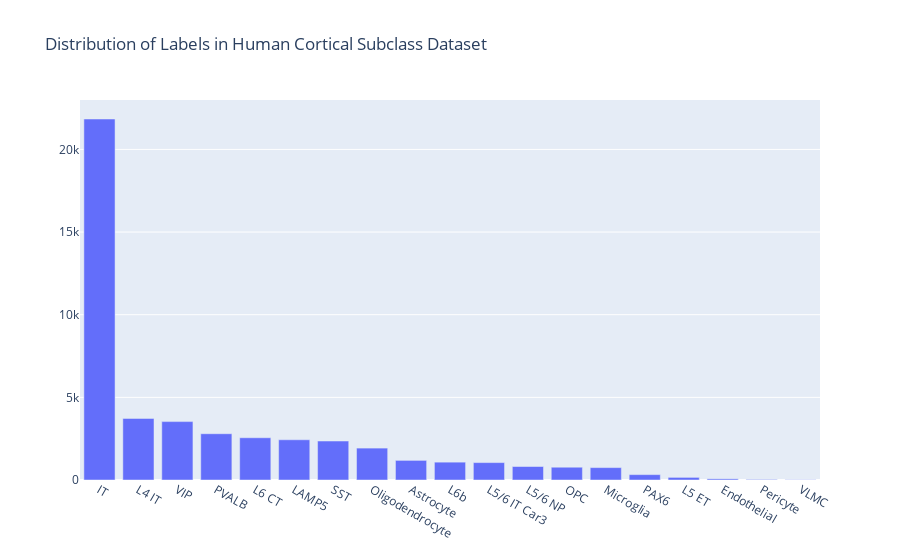
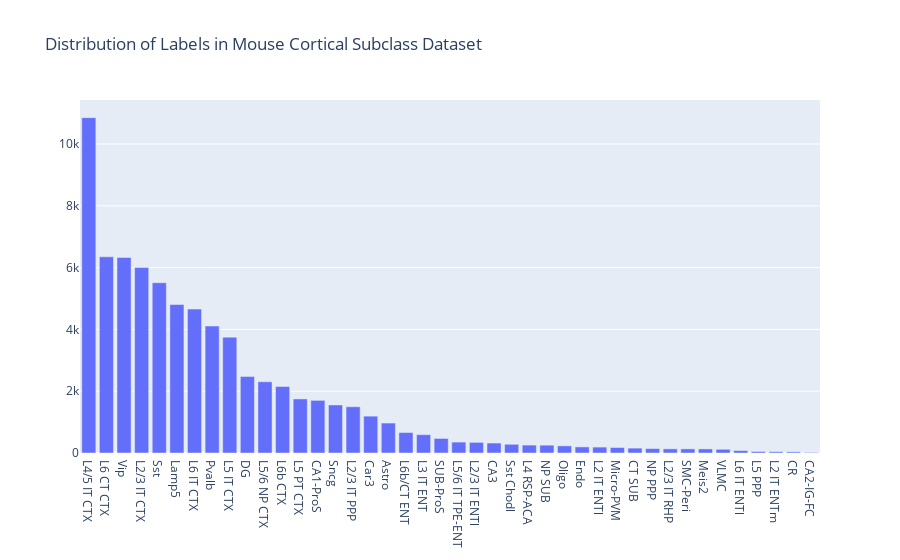
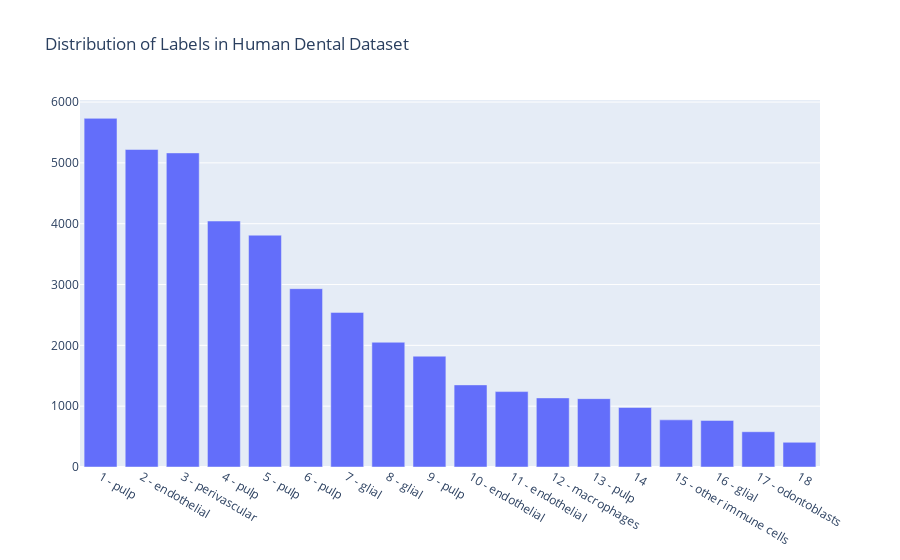
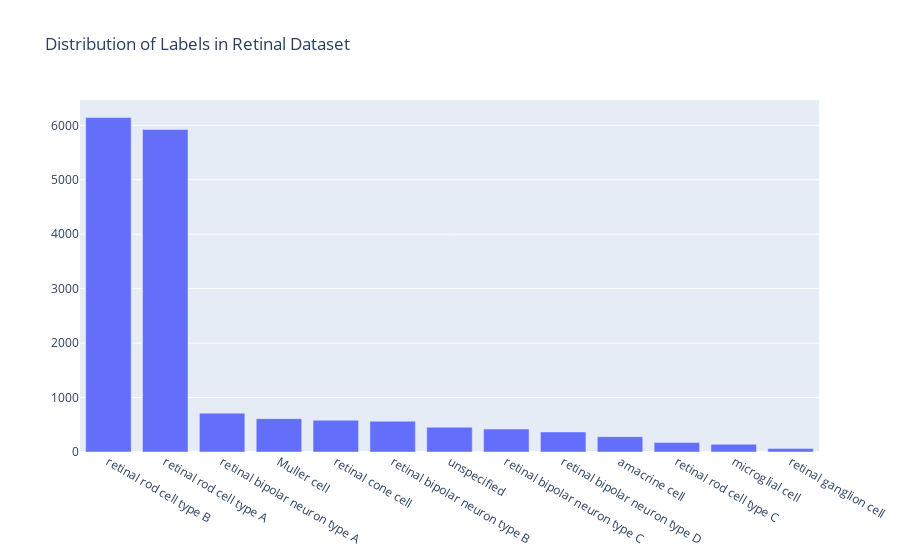

Notebook code for these charts, in order:
### Markdown cell above
# Label Distributions

Let's visualize the label distributions for all datasets we've been testing our model with.

### Code cell
labelfiles = {
    'Human Cortical Subclass': '../data/benchmark/human_labels_clean.csv',
    'Mouse Cortical Subclass': '../data/benchmark/mouse_labels_clean.csv',
    'Human Dental': '../data/dental/labels_human_dental.tsv',
    'Retinal': '../data/retina/retina_labels_numeric.csv'
}

label_cols = [
    'subclass_label',
    'categorical_subclass_label',
    'cluster_celltype',
    'CellType',
]

for (name, file), col in zip(labelfiles.items(), label_cols):
    labels = pd.read_csv(file, sep=None)
    
    vals = labels.loc[:, col].value_counts()
    fig = go.Figure(
        data=[go.Bar(x=vals.index, y=vals.values)],
        layout=go.Layout(
            title=f'Distribution of Labels in {name} Dataset',
        )
    )
    
    fig.write_image(f"../../ms-thesis/images/label_distributions/{name}_label_dist.pdf", scale=3)
    fig.show()
    
    fig = go.Figure(
        data=[go.Bar(x=vals.index, y=np.log(vals.values))],
        layout=go.Layout(
            title=f'Log-Distribution of Labels in {name} Dataset',
        )
    )

    fig.write_image(f"../../ms-thesis/images/label_distributions/{name}_log_label_dist.pdf", scale=3)

### Figure 1 — Plotly figure (JSON) as saved in the notebook; plotly's stock layout.template omitted (floating-point values rounded to 4 significant figures)
{"data": [{"type": "bar", "x": ["IT", "L4 IT", "VIP", "PVALB", "L6 CT", "LAMP5", "SST", "Oligodendrocyte", "Astrocyte", "L6b", "L5/6 IT Car3", "L5/6 NP", "OPC", "Microglia", "PAX6", "L5 ET", "Endothelial", "Pericyte", "VLMC"], "y": [21841, 3725, 3533, 2800, 2556, 2434, 2358, 1930, 1187, 1080, 1053, 816, 773, 750, 325, 158, 70, 32, 11]}], "layout": {"title": {"text": "Distribution of Labels in Human Cortical Subclass Dataset"}}}

### Figure 2 — Plotly figure (JSON) as saved in the notebook; plotly's stock layout.template omitted (floating-point values rounded to 4 significant figures)
{"data": [{"type": "bar", "x": ["L4/5 IT CTX", "L6 CT CTX", "Vip", "L2/3 IT CTX", "Sst", "Lamp5", "L6 IT CTX", "Pvalb", "L5 IT CTX", "DG", "L5/6 NP CTX", "L6b CTX", "L5 PT CTX", "CA1-ProS", "Sncg", "L2/3 IT PPP", "Car3", "Astro", "L6b/CT ENT", "L3 IT ENT", "SUB-ProS", "L5/6 IT TPE-ENT", "L2/3 IT ENTl", "CA3", "Sst Chodl", "L4 RSP-ACA", "NP SUB", "Oligo", "Endo", "L2 IT ENTl", "Micro-PVM", "CT SUB", "NP PPP", "L2/3 IT RHP", "SMC-Peri", "Meis2", "VLMC", "L6 IT ENTl", "L5 PPP", "L2 IT ENTm", "CR", "CA2-IG-FC"], "y": [10854, 6350, 6329, 6003, 5511, 4805, 4658, 4109, 3750, 2474, 2305, 2153, 1750, 1704, 1555, 1497, 1193, 969, 662, 593, 471, 353, 344, 322, 282, 256, 253, 231, 197, 191, 178, 158, 142, 134, 133, 132, 120, 78, 49, 42, 38, 19]}], "layout": {"title": {"text": "Distribution of Labels in Mouse Cortical Subclass Dataset"}}}

### Figure 3 — Plotly figure (JSON) as saved in the notebook; plotly's stock layout.template omitted (floating-point values rounded to 4 significant figures)
{"data": [{"type": "bar", "x": ["1 - pulp", "2 - endothelial", "3 - perivascular", "4 - pulp", "5 - pulp", "6 - pulp", "7 - glial", "8 - glial", "9 - pulp", "10 - endothelial", "11 - endothelial", "12 - macrophages", "13 - pulp", "14", "15 - other immune cells", "16 - glial", "17 - odontoblasts", "18"], "y": [5732, 5220, 5164, 4044, 3811, 2932, 2542, 2051, 1822, 1350, 1240, 1136, 1124, 978, 775, 766, 580, 406]}], "layout": {"title": {"text": "Distribution of Labels in Human Dental Dataset"}}}

### Figure 4 — Plotly figure (JSON) as saved in the notebook; plotly's stock layout.template omitted (floating-point values rounded to 4 significant figures)
{"data": [{"type": "bar", "x": ["retinal rod cell type B", "retinal rod cell type A", "retinal bipolar neuron type A", "Muller cell", "retinal cone cell", "retinal bipolar neuron type B", "unspecified", "retinal bipolar neuron type C", "retinal bipolar neuron type D", "amacrine cell", "retinal rod cell type C", "microglial cell", "retinal ganglion cell"], "y": [6142, 5924, 714, 612, 583, 566, 456, 421, 369, 281, 173, 142, 63]}], "layout": {"title": {"text": "Distribution of Labels in Retinal Dataset"}}}
